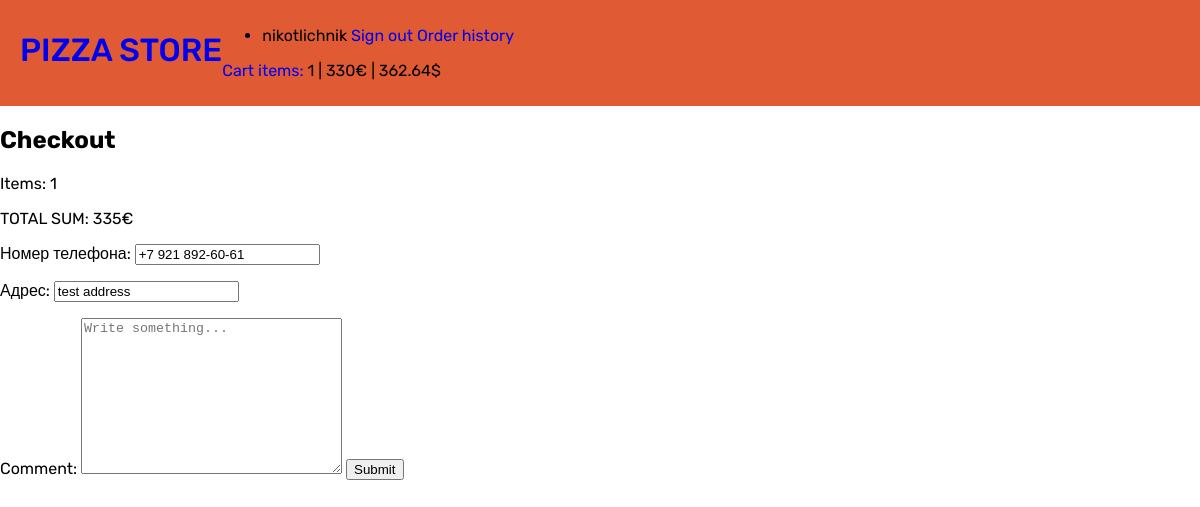
The page /checkout (signed in) on the database as committed earlier.
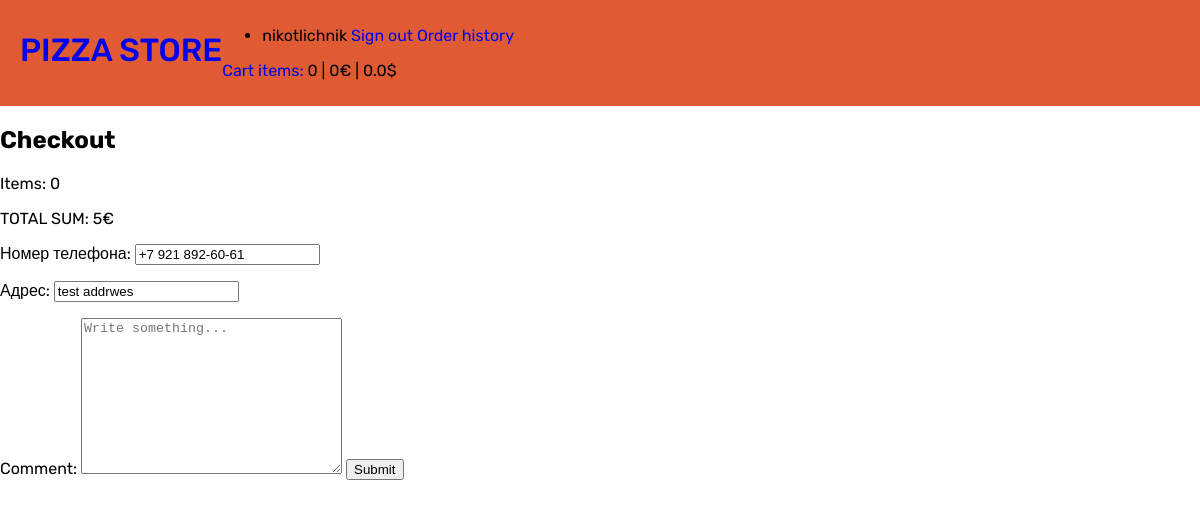
The same page on the database as committed later.
### pizza_store_app/models.py (models this page shows, shortened)
class Customer(models.Model):
    user = models.OneToOneField(User, on_delete=models.CASCADE, )
    phone = models.CharField(verbose_name='Номер телефона', max_length=20)
    address = models.CharField(verbose_name='Адрес', max_length=1024)
    class Meta:
        verbose_name = 'покупатель'
        verbose_name_plural = 'покупатели'

### pizza_store_app/views.py (the view, shortened to what this page needs)
# urls.py: path('checkout', views.checkout, name='checkout'),
@login_required()
def checkout(request):
    customer = request.user.customer
    customer_form = CustomerForm(instance=customer)
    cart_info = get_user_cart_info(request.user)
    context = {
        'cart_info': get_user_cart_info(request.user),
        'form': customer_form,
    }
    return render(request, 'pizza_store_app/order.html', context)

### pizza_store_app/forms.py
class CustomerForm(forms.ModelForm):
    class Meta:
        model = Customer
        fields = ['phone', 'address']

### pizza_store_app/views.py (called while the page is built)
def get_usd_price(eur_price):
    return round(eur_price / DOLLAR_TO_EURO_RATE, 2)

### pizza_store_app/templates/pizza_store_app/order.html (shortened to what this page needs)
{% extends 'base.html' %}
{% block content %}
    <h2>Checkout</h2>
    <p>Items: {{ cart_info.counter }}</p>
    <p>TOTAL SUM: {{ cart_info.total_price_eur }}€</p>
    <form action="{% url 'pizza_store_app:checkout' %}" method="post">
        {{ form.as_p }}
        <label for="order_comment">
            Comment:
            <textarea name="order_comment" id="order_comment" cols="30" rows="10" placeholder="Write something..."></textarea>
        </label>
        <button type="submit">Submit</button>
    </form>
{% endblock %}

### templates/base.html (shortened to what this page needs)
{% load static %}
<!DOCTYPE html>
<html lang="en">
<head>
    <link rel="stylesheet" href="{% static 'css/style.css' %}">
</head>
<body>
<header class="page-header">
    <h1 class="page-header__title"><a href="{% url 'pizza_store_app:catalog' %}">PIZZA STORE</a></h1>
    <nav class="page-header__nav auth-nav">
        <ul class="auth-nav__list">
            {% if user.username %}
                <li class="auth-nav__item">
                    <span class="auth-nav__username">{{ user.username }}</span>
                    <a class="auth-nav__link" href="{% url 'loginsys_app:logout' %}">Sign out</a>
                    <a class="auth-nav__link" href="{% url 'pizza_store_app:order_history' %}">Order history</a>
                </li>
            {% endif %}
        </ul>
        <p><a href="{% url 'pizza_store_app:cart' %}">Cart items:</a> {{ cart_info.counter }} | {{ cart_info.cart_total_eur }}€ | {{ cart_info.cart_total_usd }}$</p>
    </nav>
</header>
<main class="content">
    {% block content %}{% endblock %}
</main>
</body>
</html>

Rows that differ between the two databases and show on the page:
changed Customer: address "test address" → "test addrwes"
Other text that changed with them:
{{ cart_info.counter }}: "1" → "0"
{{ cart_info.cart_total_eur }}: "330" → "0"
{{ cart_info.cart_total_usd }}: "362.64" → "0.0"
{{ cart_info.total_price_eur }}: "335" → "5"
